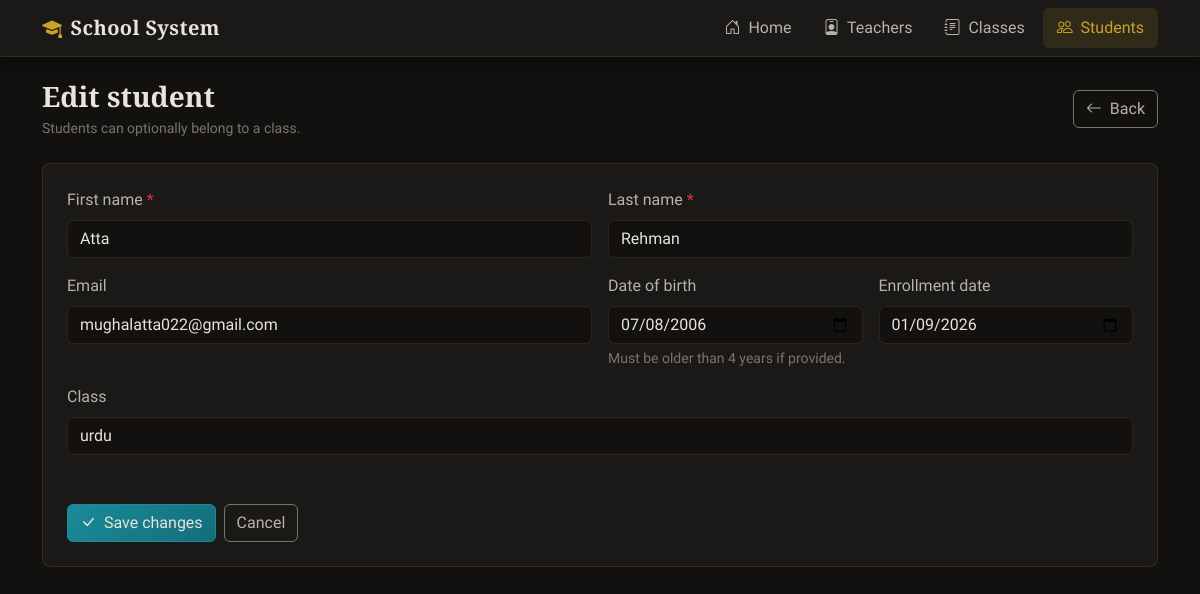
Page /students/3/edit on the committed database.
### database.py (models this page shows, shortened)
class Student(db.Model):
    __tablename__ = "students"
    id = db.Column(db.Integer, primary_key=True)
    first_name = db.Column(db.String(80), nullable=False)
    last_name = db.Column(db.String(80), nullable=False)
    email = db.Column(db.String(255), unique=True, nullable=True)
    date_of_birth = db.Column(db.Date, nullable=True)
    enrollment_date = db.Column(db.Date, nullable=True, default=date.today)
    created_at = db.Column(db.DateTime, nullable=False, default=datetime.utcnow)
    class_id = db.Column(db.Integer, db.ForeignKey("classes.id", ondelete="SET NULL"), nullable=True, index=True)
    class_ = db.relationship("Class", back_populates="students")

class Class(db.Model):
    __tablename__ = "classes"
    id = db.Column(db.Integer, primary_key=True)
    name = db.Column(db.String(120), nullable=False)
    grade_level = db.Column(db.String(20), nullable=True)
    capacity = db.Column(db.Integer, nullable=False, default=CLASS_CAPACITY, server_default=db.text("20"))
    room = db.Column(db.String(20), nullable=True)
    school_year = db.Column(db.String(20), nullable=True)  # e.g. "2025/2026"
    created_at = db.Column(db.DateTime, nullable=False, default=datetime.utcnow)
    teacher_id = db.Column(db.Integer, db.ForeignKey("teachers.id", ondelete="SET NULL"), nullable=True, index=True)
    teacher = db.relationship("Teacher", back_populates="classes")
    students = db.relationship("Student", back_populates="class_", cascade="all, delete", passive_deletes=True)

### app.py (the view, shortened to what this page needs)
@app.route("/students/<int:student_id>/edit", methods=["GET", "POST"])
def students_edit(student_id: int):
    student = Student.query.get_or_404(student_id)
    classes = Class.query.order_by(Class.name.asc()).all()
    return render_template("students/form.html", student=student, mode="edit", classes=classes)

### templates/students/form.html (shortened to what this page needs)
{% extends "base.html" %}
{% block content %}
<div class="d-flex flex-column flex-md-row justify-content-between align-items-stretch align-items-md-center gap-2 gap-md-0 mb-4 page-header-wrap">
  <div>
    <h1 class="h3 mb-1 fw-bold">{{ 'New student' if mode == 'create' else 'Edit student' }}</h1>
    <p class="text-muted small mb-0">Students can optionally belong to a class.</p>
  </div>
  <a class="btn btn-outline-secondary" href="{{ url_for('students_list') }}"><i class="bi bi-arrow-left me-1"></i> Back</a>
</div>
<div class="card border-0 shadow-sm">
  <div class="card-body p-4">
    <form method="post" class="needs-validation" novalidate>
      <div class="row g-3">
        <div class="col-12 col-md-6">
          <label class="form-label" for="student-first">First name <span class="text-danger">*</span></label>
          <input class="form-control" id="student-first" name="first_name" value="{{ student.first_name if student else '' }}" required placeholder="e.g. John" />
        </div>
        <div class="col-12 col-md-6">
          <label class="form-label" for="student-last">Last name <span class="text-danger">*</span></label>
          <input class="form-control" id="student-last" name="last_name" value="{{ student.last_name if student else '' }}" required placeholder="e.g. Smith" />
        </div>
        <div class="col-12 col-md-6">
          <label class="form-label" for="student-email">Email</label>
          <input class="form-control" id="student-email" type="email" name="email" value="{{ student.email if student and student.email else '' }}" placeholder="john@school.edu" />
        </div>
        <div class="col-6 col-md-3">
          <label class="form-label" for="student-dob">Date of birth</label>
          <input class="form-control" id="student-dob" type="date" name="date_of_birth" value="{% if date_of_birth_value is defined %}{{ date_of_birth_value }}{% elif student and student.date_of_birth %}{{ student.date_of_birth.strftime('%Y-%m-%d') }}{% endif %}" />
          <div class="form-text">Must be older than 4 years if provided.</div>
        </div>
        <div class="col-6 col-md-3">
          <label class="form-label" for="student-enroll">Enrollment date</label>
          <input class="form-control" id="student-enroll" type="date" name="enrollment_date" value="{{ student.enrollment_date if student and student.enrollment_date else '' }}" />
        </div>
        <div class="col-12">
          <label class="form-label" for="student-class">Class</label>
          <select class="form-select" id="student-class" name="class_id">
            {% for c in classes %}
            <option value="{{ c.id }}" {% if student and student.class_id == c.id %}selected{% endif %}>{{ c.name }}{% if c.teacher %} — {{ c.teacher.full_name }}{% endif %}</option>
            {% endfor %}
          </select>
        </div>
      </div>
      <hr class="my-4" />
      <div class="d-flex flex-wrap gap-2">
        <button class="btn btn-info text-dark" type="submit">
          <i class="bi bi-{{ 'plus-lg' if mode == 'create' else 'check-lg' }} me-1"></i>
          {{ 'Create student' if mode == 'create' else 'Save changes' }}
        </button>
        <a class="btn btn-outline-secondary" href="{{ url_for('students_list') }}">Cancel</a>
      </div>
    </form>
  </div>
</div>
{% endblock %}

### static/css/variables.css (style rules this page uses)
:root { --nav-height: 56px; --transition-fast: 0.15s ease; --shadow-sm: 0 0.125rem 0.25rem rgba(0, 0, 0, 0.075); --shadow-md: 0 0.5rem 1rem rgba(0, 0, 0, 0.1); --shadow-hover: 0 0.75rem 1.5rem rgba(0, 0, 0, 0.12); }

### static/css/layout.css (style rules this page uses)
html { scroll-behavior: smooth; }
body { min-height: 100vh; padding-top: var(--nav-height); }

### static/css/components.css (style rules this page uses)
.btn { transition: transform var(--transition-fast), box-shadow var(--transition-fast); }
.card { border: none; box-shadow: var(--shadow-sm); transition: box-shadow var(--transition-fast), transform var(--transition-fast); }

### static/css/theme.css (style rules this page uses)
:root { --nav-height: 56px; --transition-fast: 0.2s cubic-bezier(0.4, 0, 0.2, 1); --transition-smooth: 0.4s cubic-bezier(0.4, 0, 0.2, 1); --transition-slow: 0.6s cubic-bezier(0.4, 0, 0.2, 1); --bg-deep: #0c0b0a; --bg-main: #121110; --bg-surface: #1a1918; --bg-elevated: #232220; --bg-hover: #2a2927; --text-primary: #e8e4dc; --text-secondary: #b8b3a8; --text-muted: #7a756b; --accent-gold: #c9a227; --accent-gold-light: #d4af37; --accent-gold-dim: rgba(201, 162, 39, 0.25); --accent-gold-subtle: rgba(201, 162, 39, 0.12); --border-subtle: rgba(201, 162, 39, 0.15); --border-accent: rgba(201, 162, 39, 0.35); --shadow-sm: 0 2px 8px rgba(0, 0, 0, 0.4); --shadow-md: 0 4px 16px rgba(0, 0, 0, 0.5); --shadow-lg: 0 8px 32px rgba(0, 0, 0, 0.6); --shadow-glow: 0 0 24px rgba(201, 162, 39, 0.08); }
html { scroll-behavior: smooth; }
body { background: var(--bg-main); color: var(--text-primary); font-family: "Source Sans 3", -apple-system, BlinkMacSystemFont, sans-serif; min-height: 100vh; padding-top: var(--nav-height); }
h1, h2, h3, h4, h5, h6, .display-6, .lead { font-family: "Cormorant Garamond", Georgia, serif; }
main .row > [class*="col-"] { animation: fadeInUp 0.5s ease-out both; }
main .row > [class*="col-"]:nth-child(1) { animation-delay: 0.05s; }
main .row > [class*="col-"]:nth-child(2) { animation-delay: 0.1s; }
main .row > [class*="col-"]:nth-child(3) { animation-delay: 0.15s; }
main .row > [class*="col-"]:nth-child(4) { animation-delay: 0.2s; }
main .row > [class*="col-"]:nth-child(5) { animation-delay: 0.25s; }
main .row > [class*="col-"]:nth-child(6) { animation-delay: 0.3s; }
.card, .bg-white { background: var(--bg-surface) !important; border: 1px solid var(--border-subtle) !important; border-radius: 0.5rem; box-shadow: var(--shadow-sm); color: var(--text-primary) !important; transition: all var(--transition-smooth); }
.card-body { color: var(--text-primary); }
.text-muted { color: var(--text-muted) !important; }
.btn { border-radius: 0.375rem; font-weight: 500; transition: all var(--transition-fast); }
.btn-outline-secondary { border-color: var(--text-muted); color: var(--text-secondary) !important; }
.btn-info, .btn-info.text-dark { background: linear-gradient(135deg, #1a8b9a 0%, #146d7a 100%); border-color: #1a8b9a; color: #e8e4dc !important; }
a { color: var(--accent-gold); transition: color var(--transition-fast); }
.form-control, .form-select { background: var(--bg-main) !important; border: 1px solid var(--border-subtle); color: var(--text-primary) !important; transition: all var(--transition-fast); }
.form-control::placeholder { color: var(--text-muted); }
.form-label { color: var(--text-secondary); }
.form-text { color: var(--text-muted) !important; }
hr { border-color: var(--border-subtle) !important; }

### rows in the picture
Student: first_name "Atta", last_name "Rehman", email "mughalatta022@gmail.com", date_of_birth "07/08/2006", enrollment_date "01/09/2026", class_id "urdu"

### other values in the picture
{{ 'New student' if mode == 'create' else 'Edit student' }} "Edit student"
{{ 'Create student' if mode == 'create' else 'Save changes' }} "Save changes"
